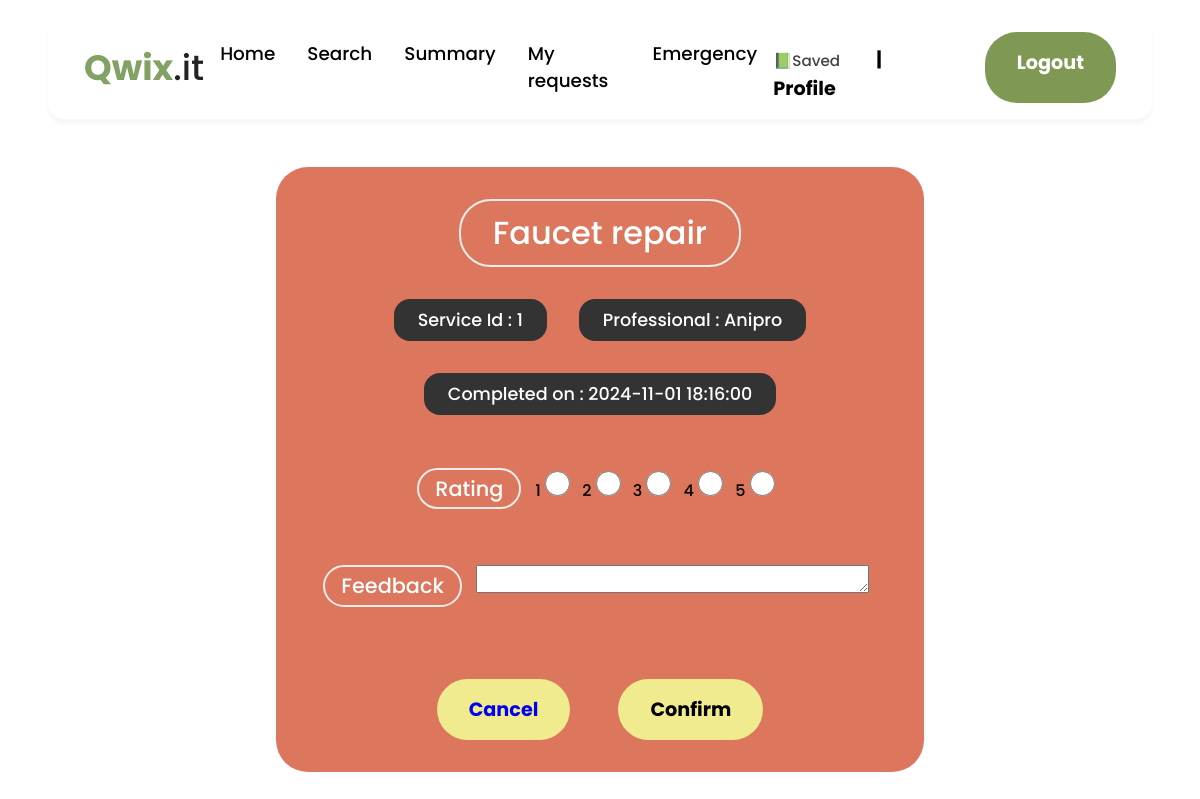
The app's page /close_service_request/1 (signed in) with its own data.
### webapp/models.py (models this page shows)
class ServicePackage(db.Model):
    __tablename__ = 'service_package'
    id = db.Column(db.Integer, primary_key=True)
    professional_id = db.Column(db.Integer, db.ForeignKey('professional.id'), nullable=True)
    service_id = db.Column(db.Integer, db.ForeignKey('service.id'), nullable=False)
    name = db.Column(db.String(150), nullable=False)
    price = db.Column(db.Float, nullable=False)
    description = db.Column(db.String(500), nullable=False)
    duration = db.Column(db.String, nullable=False, default='00:20:00')
    is_flagged = db.Column(db.Boolean, default=False)
    professional = db.relationship('Professional', backref='service_packages')
    service = db.relationship('Service', backref='service_packages')

class Professional(db.Model):
    __tablename__ = 'professional'
    id = db.Column(db.Integer, primary_key=True)
    p_name = db.Column(db.String(150), nullable=False)
    p_email = db.Column(db.String(150), nullable=False)
    p_phone = db.Column(db.Integer, nullable=False)
    paddress = db.Column(db.String(300), nullable=False)
    ppassword = db.Column(db.String(150), nullable=False)
    p_pincode = db.Column(db.Integer, nullable=False)
    document_proof = db.Column(db.String(550), nullable=False)
    experience_years = db.Column(db.String, nullable=False)
    rating = db.Column(db.Float, nullable=False, default=0.0)
    base_price = db.Column(db.Float, nullable=False, default=0.0)
    is_approved = db.Column(db.Boolean, default=False)
    is_blocked = db.Column(db.Boolean, default=True)
    user_id = db.Column(db.Integer, db.ForeignKey('user.id'))
    service_id = db.Column(db.Integer, db.ForeignKey('service.id'), nullable=False)
    user = db.relationship('User', backref='professional_profile')
    service = db.relationship('Service', backref=db.backref('professionals', lazy='dynamic'))

class ServiceRequest(db.Model):
    __tablename__ = 'service_request'
    id = db.Column(db.Integer, primary_key=True)
    customer_id = db.Column(db.Integer, db.ForeignKey('user.id'), nullable=False)
    package_id = db.Column(db.Integer, db.ForeignKey('service_package.id'), nullable=False)
    professional_id = db.Column(db.Integer, db.ForeignKey('professional.id'), nullable=True)
    date_of_request = db.Column(db.DateTime, nullable=False, default=datetime.now(IST))
    date_of_completion = db.Column(db.DateTime, nullable=True)
    status = db.Column(db.String(20), nullable=False, default='requested') #requested, accepted, completed, closed
    remarks = db.Column(db.String(500))
    customer = db.relationship('User', foreign_keys=[customer_id], backref=db.backref('service_requests', lazy='dynamic'))
    professional = db.relationship('Professional', foreign_keys=[professional_id], backref=db.backref('service_requests', lazy='dynamic'))

### webapp/views.py (the view, shortened to what this page needs)
@app.route('/close_service_request/<int:service_request_id>', methods=['GET', 'POST'])
def close_service_request(service_request_id):
    if not session.get('logged_in') or 'username' not in session:
        flash('Please log in to close the service request', 'error')
        return redirect(url_for('login'))
    if session.get('userole') != "customer" :
        return "<h1>You don't have access to this page</h1>"
    elif request.method == 'GET':
        service_request = ServiceRequest.query.get(service_request_id)
        service_id = service_request_id
        professional_name = Professional.query.get(service_request.professional_id)
        if professional_name:
            professional_name = professional_name.p_name
        package_name = ServicePackage.query.get(service_request.package_id)
        if package_name:
            package_name = package_name.name
        if not service_request:
            flash('Service request not found', 'error')
            return redirect(url_for('cust_dash'))
        return render_template('close_service_request.html',name = package_name,
                               service_id=service_id,
                               professional_name=professional_name,
                               date_time = service_request.date_of_completion)

### webapp/templates/close_service_request.html (shortened to what this page needs)
{% extends 'nav.html' %}
{% block styles %}
    <link rel="stylesheet" href="{{ url_for('static', filename='update.css') }}">
{% endblock %}
{% block content %}
    <main>
        <div class="service_box">
            <h2>{{name}}</h2>
            <form action="" method="POST">
            <div class="service_details">
                <span class="detail">Service Id : {{service_id}}</span>
                <span class="detail">Professional : {{professional_name}} </span>
                <span class="detail">Completed on : {{date_time}}</span>
            </div>
            <p >Rating</p>
            {% for i in range(1,6) %}
            {{i}}
            <input type="radio" name="rating" id="rating" value={{i}}>
             {% endfor %}
            <br>
            <p>Feedback</p>
            <textarea name="feedback" id="feedback" cols="30" rows="1"></textarea>
            <div class="button_enclose">
                <a href={{url_for('cust_dash')}} class="btn cancel" style="text-decoration:none;">Cancel</a>
                <button type="submit" class="btn confirm">Confirm</button>
            </div>
        </form>
        </div>
    </main>
{% endblock %}

### webapp/static/nav.css (style rules this page uses)
* { margin: 0; padding: 0; font-family: poppins; font-weight: 500; }
body { background-color: #ffffff; font-family: nunito; margin: 1rem; padding: 0; }
a { text-decoration: none; transition: 0.3s; }

### webapp/static/update.css (style rules this page uses)
main { margin: 2rem auto; text-align: center; }
.service_box { background-color: #DC765C; padding: 2rem; margin: 3rem auto; border-radius: 2rem; width: 50%; text-align: center; position: relative; }
.service_box h2 { display: inline-block; color: #fff; margin-bottom: 2rem; font-size: 2rem; padding: 0.5rem 2rem; border-radius: 2rem; border: 2px solid #f0ecec; }
.service_details { display: flex; flex-wrap: wrap; justify-content: center; flex-direction: row; gap: 2rem; margin-bottom: 2rem; }
.detail { background-color: #333; color: white; padding: 0.5rem 1.5rem; border-radius: 1rem; font-size: 1.1rem; }
p { display: inline-block; color: #fff; margin: 1rem 0.6rem 2.5rem 0; font-size: 1.3rem; padding: 0.2rem 1rem; border-radius: 2rem; border: 2px solid #f0ecec; }
input[type="radio"] { position: relative; display: inline-block; margin: 1.5rem 0.5rem 0.5rem 0; width: 25px; height: 25px; }
#feedback { display: inline-block; margin: 1rem 0.5rem 0 0; padding : 0.2rem 1rem; }
input:valid { border: 2px solid #c5fac5; background-color: #f4f8f4; }
.button_enclose { display: flex; justify-content: center; margin-top: 2rem; gap : 3rem ; }
.btn { padding: 1rem 2rem; border-radius: 2rem; font-size: 1.2rem; font-weight: bold; border: none; cursor: pointer; }
.cancel { background-color: #F1EB90; }
.confirm { background-color: #F1EB90; }

### records on screen
ServicePackage: name "Faucet repair"
Professional: p_name "Anipro"
ServiceRequest: date_of_completion "2024-11-01 18:16:00"

### other values on screen
{{ service_id }} "1"
{{ i }} "1" "2" "3" "4" "5"
